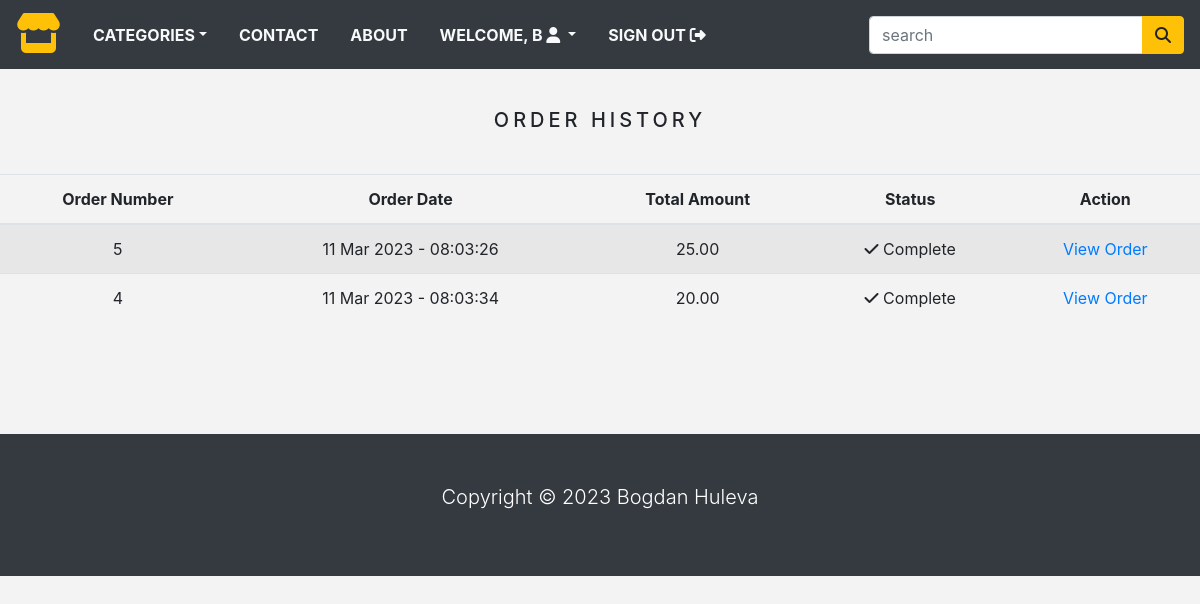
The page /order_history/ (signed in) on the database its author committed.
### store/models.py (models this page shows, shortened)
class Order(models.Model):
    token = models.CharField(max_length=250, blank=True)
    total = models.DecimalField(max_digits=10, decimal_places=2, verbose_name='MXN Order Total')
    emailAddress = models.EmailField(max_length=250, blank=True, verbose_name='Email Address')
    created = models.DateTimeField(auto_now_add=True)
    billingName = models.CharField(max_length=250, blank=True)
    billingAddress1 = models.CharField(max_length=250, blank=True)
    billingCity = models.CharField(max_length=250, blank=True)
    billingPostcode = models.CharField(max_length=250, blank=True)
    billingCountry = models.CharField(max_length=250, blank=True)
    shippingName = models.CharField(max_length=250, blank=True)
    shippingAddress1 = models.CharField(max_length=250, blank=True)
    shippingCity = models.CharField(max_length=250, blank=True)
    shippingPostcode = models.CharField(max_length=250, blank=True)
    shippingCountry = models.CharField(max_length=250, blank=True)
    class Meta:
        db_table = 'Order'
        ordering = ['-created']

### store/views.py (the view)
# urls.py: path('order_history/', views.orderHistory, name='order_history'),
@login_required(redirect_field_name='next', login_url='signin')
def orderHistory(request):
    if request.user.is_authenticated:
        email = str(request.user.email)
        order_details = Order.objects.filter(emailAddress=email)
    return render(request, 'orders_list.html', {'order_details': order_details})

### store/context_processors.py (called while the page is built)
def counter(request):
    item_count = 0
    if 'admin' in request.path:
        return {}
    else:
        try:
            cart = Cart.objects.filter(cart_id=_cart_id(request))
            cart_items = CartItem.objects.all().filter(cart=cart[:1])
            for cart_item in cart_items:
                item_count += cart_item.quantity
        except Cart.DoesNotExist:
            item_count = 0
    return dict(item_count = item_count)

def menu_links(request):
    links = Category.objects.all()
    return dict(links=links)

### store/models.py (called while the page is built)
    def get_url(self):
        return reverse('products_by_category', args=[self.slug])

### store/views.py (called while the page is built)
def _cart_id(request):
    cart = request.session.session_key
    if not cart:
        cart = request.session.create()
    return cart

### store/templates/orders_list.html (shortened to what this page needs)
{% extends 'base.html' %}
{% load static %}
{% block content %}
    <div class="text-center">
        <br>
        <h1 class="text-center product_title">
            Order History
        </h1>
        <br>
        {% if order_details %}
            <table class="table table-striped">
                <thead>
                    <tr>
                        <th>Order Number</th>
                        <th>Order Date</th>
                        <th>Total Amount</th>
                        <th>Status</th>
                        <th>Action</th>
                    </tr>
                </thead>
                <tbody>
                    {% for order in order_details %}
                        <tr>
                            <td>{{ order.id }}</td>
                            <td>{{ order.created|date:"d M Y - H:m:s" }}</td>
                            <td>{{ order.total }}</td>
                            <td><i class="fa-solid fa-check"></i>&nbsp;Complete</td>
                            <td><a href="{% url 'order_detail' order.id %}">View Order</a></td>
                        </tr>
                    {% endfor %}
                </tbody>
            </table>
        {% else %}
            <p>You have not placed any orders yet.</p>
                <br><br>
                <a href="{% url 'home' %}" class="btn btn-secondary">Continue shopping</a>
        {% endif %}
    </div>
    <br><br>
{% endblock %}

### store/templates/navbar.html (shortened to what this page needs)
<nav class = "navbar navbar-expand-md navbar-light bg-dark">
    <a href = "/" class = "navbar-brand"><i class="fa-solid fa-store text-warning fa-2x"></i></a>
    <div class = "collapse navbar-collapse justify-content-between" id = "nav">
    <ul class = "navbar-nav">
        <li class = "nav-item dropdown"><a class = "nav-link text-light text-uppercase font-weight-bold px-3 dropdown-toggle"
            href="" data-toggle = "dropdown">Categories</a>
        </li>
        <li class = "nav-item"><a class = "nav-link text-light text-uppercase font-weight-bold px-3" href="">Contact</a></li>
        <li class = "nav-item"><a class = "nav-link text-light text-uppercase font-weight-bold px-3" href="">About</a></li>
        {% if request.user.is_authenticated and request.user.first_name %}
            <li class = "nav-item dropdown">
                <a class = "nav-link text-light text-uppercase font-weight-bold px-3 dropdown-toggle" data-toggle="dropdown">
                    Welcome, {{request.user.first_name}} <i class="fa-solid fa-user"></i>
                </a>
            </li>
            <li class = "nav-item">
                <a class = "nav-link text-light text-uppercase font-weight-bold px-3" href="{% url 'signout' %}">
                    Sign Out <i class="fa-solid fa-right-from-bracket"></i>
                </a>
            </li>
        {% endif %}
    </ul>
    <form class = "form-inline ml-3" action="{% url 'search' %}", method="GET">
        <div class = "input-group">
            <input type = "text" name="title" class = "form-control" placeholder = "search">
            <div class = "input-group-append">
                <button type = "submit" class = "btn btn-warning" name = "button"><i class="fa-solid fa-magnifying-glass"></i></button>
            </div>
        </div>
    </form>
    </div>
</nav>

### store/static/css/base.css (style rules this page uses)
body { background: #f3f3f3; }
.product_title { font-size: 20px; text-transform: uppercase; letter-spacing: .2em; padding-top: 15px; padding-bottom: 10px; }

### rows shown on the page
Order: id "5", created "11 Mar 2023 - 08:03:26", total "25.00"
Order: id "4", created "11 Mar 2023 - 08:03:34", total "20.00"

### other values the page prints
{{ request.user.first_name }} "B"
